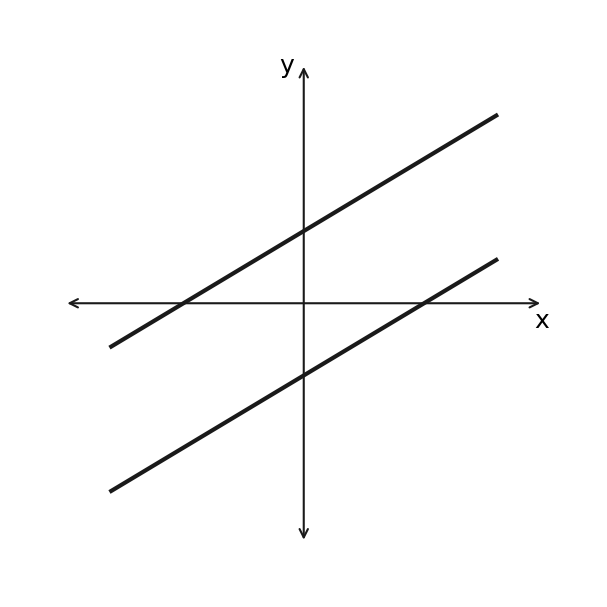

Write the Python code that produced this figure.
import matplotlib; matplotlib.use("Agg"); import matplotlib.pyplot as plt; import numpy as np; fig, ax = plt.subplots(figsize=(5, 5)); ax.set_aspect("equal"); ax.axis("off"); ax.annotate("", xy=(5, 0), xytext=(-5, 0), arrowprops=dict(arrowstyle="<->", color="#1a1a1a", lw=1)); ax.annotate("", xy=(0, 5), xytext=(0, -5), arrowprops=dict(arrowstyle="<->", color="#1a1a1a", lw=1)); ax.text(4.8, -0.5, "x", fontsize=12); ax.text(-0.5, 4.8, "y", fontsize=12); x = np.linspace(-4, 4, 100); y1 = 0.6 * x + 1.5; y2 = 0.6 * x - 1.5; ax.plot(x, y1, color="#1a1a1a", linewidth=2); ax.plot(x, y2, color="#1a1a1a", linewidth=2); ax.set_xlim(-6, 6); ax.set_ylim(-6, 6); plt.savefig("out.png", dpi=150)
